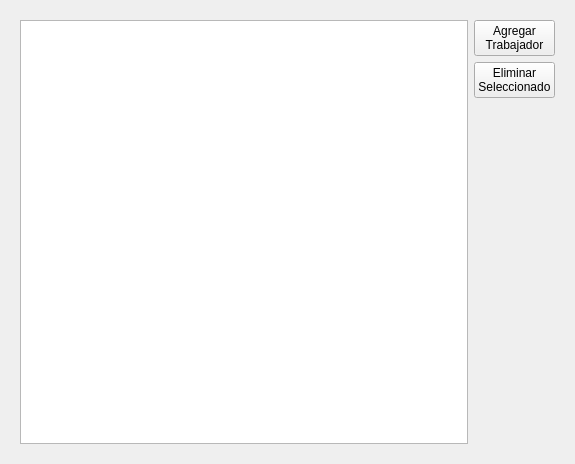
<?xml version="1.0" encoding="UTF-8"?>
<ui version="4.0">
 <class>Form</class>
 <widget class="QWidget" name="Form">
  <property name="geometry">
   <rect>
    <x>0</x>
    <y>0</y>
    <width>575</width>
    <height>464</height>
   </rect>
  </property>
  <property name="windowTitle">
   <string>Form</string>
  </property>
  <layout class="QHBoxLayout" name="horizontalLayout">
   <item>
    <widget class="QStackedWidget" name="stackedWidget">
     <property name="currentIndex">
      <number>0</number>
     </property>
     <widget class="QWidget" name="page">
      <layout class="QHBoxLayout" name="horizontalLayout_2">
       <item>
        <widget class="QTableView" name="tableView">
         <property name="selectionMode">
          <enum>QAbstractItemView::SingleSelection</enum>
         </property>
        </widget>
       </item>
       <item>
        <layout class="QVBoxLayout" name="verticalLayout_2">
         <property name="leftMargin">
          <number>0</number>
         </property>
         <property name="topMargin">
          <number>0</number>
         </property>
         <item>
          <widget class="QPushButton" name="qaddworker">
           <property name="text">
            <string>Agregar
Trabajador</string>
           </property>
          </widget>
         </item>
         <item>
          <widget class="QPushButton" name="qdeleteworker">
           <property name="text">
            <string>Eliminar
Seleccionado</string>
           </property>
          </widget>
         </item>
         <item>
          <spacer name="verticalSpacer_2">
           <property name="orientation">
            <enum>Qt::Vertical</enum>
           </property>
           <property name="sizeHint" stdset="0">
            <size>
             <width>20</width>
             <height>40</height>
            </size>
           </property>
          </spacer>
         </item>
        </layout>
       </item>
      </layout>
     </widget>
     <widget class="QWidget" name="page_2">
      <layout class="QVBoxLayout" name="verticalLayout">
       <item>
        <widget class="QToolBox" name="toolBox">
         <property name="styleSheet">
          <string notr="true"/>
         </property>
         <property name="currentIndex">
          <number>0</number>
         </property>
         <widget class="QWidget" name="page_3">
          <property name="geometry">
           <rect>
            <x>0</x>
            <y>0</y>
            <width>539</width>
            <height>316</height>
           </rect>
          </property>
          <property name="styleSheet">
           <string notr="true"/>
          </property>
          <attribute name="label">
           <string>Datos Escenciales</string>
          </attribute>
          <layout class="QGridLayout" name="gridLayout_2">
           <item row="0" column="0">
            <layout class="QFormLayout" name="formLayout">
             <property name="sizeConstraint">
              <enum>QLayout::SetDefaultConstraint</enum>
             </property>
             <property name="fieldGrowthPolicy">
              <enum>QFormLayout::AllNonFixedFieldsGrow</enum>
             </property>
             <item row="0" column="0">
              <widget class="QLabel" name="label">
               <property name="text">
                <string>ID en Captahuellas</string>
               </property>
              </widget>
             </item>
             <item row="0" column="1">
              <widget class="QSpinBox" name="qid">
               <property name="alignment">
                <set>Qt::AlignCenter</set>
               </property>
               <property name="maximum">
                <number>9999</number>
               </property>
              </widget>
             </item>
             <item row="1" column="0">
              <widget class="QLabel" name="label_2">
               <property name="text">
                <string>Nombre</string>
               </property>
              </widget>
             </item>
             <item row="1" column="1">
              <widget class="QLineEdit" name="qname"/>
             </item>
             <item row="3" column="0">
              <widget class="QLabel" name="label_4">
               <property name="text">
                <string>Esta Activo?</string>
               </property>
              </widget>
             </item>
             <item row="3" column="1">
              <widget class="QCheckBox" name="qisactive">
               <property name="text">
                <string/>
               </property>
               <property name="checked">
                <bool>true</bool>
               </property>
              </widget>
             </item>
             <item row="4" column="0">
              <widget class="QLabel" name="label_5">
               <property name="text">
                <string>Horario</string>
               </property>
              </widget>
             </item>
             <item row="4" column="1">
              <widget class="QComboBox" name="qschedule"/>
             </item>
            </layout>
           </item>
          </layout>
          <zorder></zorder>
         </widget>
         <widget class="QWidget" name="page_4">
          <property name="geometry">
           <rect>
            <x>0</x>
            <y>0</y>
            <width>539</width>
            <height>316</height>
           </rect>
          </property>
          <property name="styleSheet">
           <string notr="true"/>
          </property>
          <attribute name="label">
           <string>Datos Personales</string>
          </attribute>
          <layout class="QGridLayout" name="gridLayout_3">
           <item row="0" column="0">
            <layout class="QFormLayout" name="formLayout_2">
             <item row="1" column="0">
              <widget class="QLabel" name="label_3">
               <property name="text">
                <string>Sexo</string>
               </property>
              </widget>
             </item>
             <item row="1" column="1">
              <widget class="QComboBox" name="qsex">
               <item>
                <property name="text">
                 <string>Masculino</string>
                </property>
               </item>
               <item>
                <property name="text">
                 <string>Femenino</string>
                </property>
               </item>
               <item>
                <property name="text">
                 <string>Otro</string>
                </property>
               </item>
              </widget>
             </item>
             <item row="2" column="0">
              <widget class="QLabel" name="label_6">
               <property name="text">
                <string>C.I.</string>
               </property>
              </widget>
             </item>
             <item row="2" column="1">
              <layout class="QHBoxLayout" name="horizontalLayout_3">
               <item>
                <widget class="QLineEdit" name="qci"/>
               </item>
              </layout>
             </item>
             <item row="3" column="0">
              <widget class="QLabel" name="label_7">
               <property name="text">
                <string>Fecha de nacimiento</string>
               </property>
              </widget>
             </item>
             <item row="3" column="1">
              <widget class="QDateEdit" name="qbirthdate">
               <property name="calendarPopup">
                <bool>true</bool>
               </property>
              </widget>
             </item>
             <item row="4" column="0">
              <widget class="QLabel" name="label_8">
               <property name="text">
                <string>Telefono</string>
               </property>
              </widget>
             </item>
             <item row="4" column="1">
              <widget class="QLineEdit" name="qphone"/>
             </item>
             <item row="5" column="0">
              <widget class="QLabel" name="label_9">
               <property name="text">
                <string>Direccion</string>
               </property>
              </widget>
             </item>
             <item row="5" column="1">
              <widget class="QLineEdit" name="qaddress"/>
             </item>
             <item row="6" column="1">
              <widget class="QTextEdit" name="qdescription"/>
             </item>
             <item row="6" column="0">
              <widget class="QLabel" name="label_10">
               <property name="text">
                <string>Descripcion</string>
               </property>
              </widget>
             </item>
            </layout>
           </item>
          </layout>
         </widget>
         <widget class="QWidget" name="page_5">
          <property name="geometry">
           <rect>
            <x>0</x>
            <y>0</y>
            <width>539</width>
            <height>316</height>
           </rect>
          </property>
          <property name="styleSheet">
           <string notr="true"/>
          </property>
          <attribute name="label">
           <string>Datos de Trabajo</string>
          </attribute>
          <layout class="QGridLayout" name="gridLayout">
           <item row="0" column="0">
            <layout class="QFormLayout" name="formLayout_3">
             <property name="fieldGrowthPolicy">
              <enum>QFormLayout::AllNonFixedFieldsGrow</enum>
             </property>
             <item row="0" column="0">
              <widget class="QLabel" name="label_11">
               <property name="text">
                <string>Cargo</string>
               </property>
              </widget>
             </item>
             <item row="0" column="1">
              <widget class="QLineEdit" name="qposition"/>
             </item>
             <item row="1" column="0">
              <widget class="QLabel" name="label_12">
               <property name="text">
                <string>Fecha de entrada</string>
               </property>
              </widget>
             </item>
             <item row="1" column="1">
              <layout class="QHBoxLayout" name="horizontalLayout_4">
               <property name="topMargin">
                <number>0</number>
               </property>
               <item>
                <widget class="QDateEdit" name="qindate">
                 <property name="calendarPopup">
                  <bool>true</bool>
                 </property>
                </widget>
               </item>
              </layout>
             </item>
            </layout>
           </item>
          </layout>
         </widget>
        </widget>
       </item>
       <item>
        <layout class="QHBoxLayout" name="horizontalLayout_5">
         <item>
          <spacer name="horizontalSpacer">
           <property name="orientation">
            <enum>Qt::Horizontal</enum>
           </property>
           <property name="sizeHint" stdset="0">
            <size>
             <width>40</width>
             <height>20</height>
            </size>
           </property>
          </spacer>
         </item>
         <item>
          <widget class="QPushButton" name="qadd">
           <property name="text">
            <string>Agregar</string>
           </property>
          </widget>
         </item>
         <item>
          <widget class="QPushButton" name="qcancel">
           <property name="text">
            <string>Cancelar</string>
           </property>
          </widget>
         </item>
        </layout>
       </item>
      </layout>
     </widget>
    </widget>
   </item>
  </layout>
 </widget>
 <resources/>
 <connections/>
</ui>
